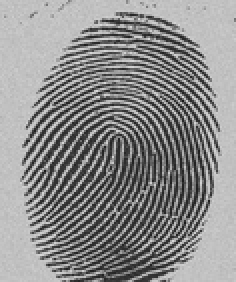
#> input picture Assignment4/input_data/fingerprint.jpg, 118 x 141 px, shrunk from 400 x 480 before the run, found by its file name (shown 2 times larger)
$ jupyter execute Assignment4.ipynb   (shell and % lines are left out)
#> lines starting #> are read from the running program, lines starting #| are printed output that depends on the picture; after the words box and inside, x2 and y2 are one past the last pixel; in counts of white or black regions, pixels touching at a corner belong together; long printed decimals are rounded
[cell 1]
import numpy as np
import cv2

from matplotlib import pyplot as plt

import scipy.ndimage.morphology as m
from sklearn.cluster import KMeans
from collections import Counter
from skimage.color import rgb2lab, deltaE_cie76

[cell 2]
def getColorSpaces(image):
    rgb = cv2.cvtColor(image,cv2.COLOR_RGB2BGR)
    gray = cv2.cvtColor(image,cv2.COLOR_RGB2GRAY)

    return rgb,gray

def getImageDimnesion(image):
    height,width = image.shape[:2]

    return height,width

def showImage(image,title,cmap):
    plt.imshow(image,cmap=cmap)
    plt.axis('off')
    plt.title(title)

def splitRGBChannels(image):
  red, green, blue= cv2.split(img)

  return red, green, blue

def getBinaryImage(gray):
    ret,thresh= cv2.threshold(gray,127,255,cv2.THRESH_BINARY)
    return thresh

def cropBorder(image,dx=20,dy=20):
    h,w=getImageDimnesion(image)
    im=image.copy()
    im = im[dy:h-dy,dx:w-dx]

    return im

## Question 1: Skeletonization

[cell 3]

def getSkeletonizedImage(binary):
    h1 = np.array([[0, 0, 0],[0, 1, 0],[1, 1, 1]])
    m1 = np.array([[1, 1, 1],[0, 0, 0],[0, 0, 0]])
    h2 = np.array([[0, 0, 0],[1, 1, 0],[0, 1, 0]])
    m2 = np.array([[0, 1, 1],[0, 0, 1],[0, 0, 0]])
    hit_list = []
    miss_list = []
    for k in range(4):
        hit_list.append(np.rot90(h1, k))
        hit_list.append(np.rot90(h2, k))
        miss_list.append(np.rot90(m1, k))
        miss_list.append(np.rot90(m2, k))
    binary = binary.copy()
    while True:
        last = binary
        for hit, miss in zip(hit_list, miss_list):
            hm = m.binary_hit_or_miss(binary, hit, miss)
            binary = np.logical_and(binary, np.logical_not(hm))
        if np.all(binary == last):
            break
    return binary

[cell 4]
#Kernel sized hit or miss status
def getHitMissStatus(binary_image,kernel):

    h,w = binary_image.shape
    for i in range(h):
        for j in range(w):
            if kernel[i,j]!=-1 and binary_image[i,j]!=kernel[i,j]:
                return False
    return True

def ConvolveHitMiss(binary_image,kernel):
    new_binary_image = binary_image.copy()
    h,w = new_binary_image.shape
    for i in range(1,h-1):
        for j in range(1,w-1):
            if getHitMissStatus(binary_image[i-1:i+2,j-1:j+2],kernel):
                new_binary_image[i,j] = 0
    return new_binary_image

def getSkeletonizedbinary_Custom(binary_image,threshold=1):
    S1 = np.array([
            [0,0,0],
            [-1,1,-1],
            [1,1,1]])
    S2 = np.array([
            [-1,0,0],
            [1,1,0],
            [-1,1,-1]])
    bin_binary_image = (binary_image < 127).astype(np.uint8)

    while True:
        new_binary_image = bin_binary_image
        for i in range(4):
            new_binary_image = ConvolveHitMiss(new_binary_image,S1)
            new_binary_image = ConvolveHitMiss(new_binary_image,S2)
            S1 = np.rot90(S1)
            S2 = np.rot90(S2)
        diff = np.mean(np.abs(new_binary_image-bin_binary_image))
        if diff <= threshold:
            break
        else:
            bin_binary_image = new_binary_image
    return new_binary_image

def getSkeletonizedbinary_Custom2(binary_image,threshold=1):
    S1 = np.array([
            [0,0,0],
            [-1,1,-1],
            [1,1,1]])
    S2 = np.array([
            [-1,0,0],
            [1,1,0],
            [-1,1,-1]])
    bin_binary_image = (binary_image < 127).astype(np.uint8)

    S1_list = []
    S2_list = []

    for k in range(4):
        S1_list.append(np.rot90(S1, k))
        S2_list.append(np.rot90(S2, k))

    while True:
        new_binary_image = bin_binary_image
        for s1,s2 in zip(S1_list,S2_list):
            new_binary_image = ConvolveHitMiss(new_binary_image,s1)
            new_binary_image = ConvolveHitMiss(new_binary_image,s2)

        diff = np.mean(np.abs(new_binary_image-bin_binary_image))
        print('Diff :',diff)
        if diff <= threshold:
            break
        else:
            bin_binary_image = new_binary_image
    return new_binary_image

[cell 5]
img_path= r'./input_data/fingerprint.jpg'
img = cv2.imread(img_path)
#> img is the input picture: shape (141, 118, 3); min 22, max 221, mean 140.2
rgb,gray=getColorSpaces(img)

plt.figure(figsize=(12, 12))

plt.subplot(3,2,1)
plt.axis('off')
plt.title('Original')
plt.imshow(gray,cmap='gray')

binary=getBinaryImage(gray)
#> in getBinaryImage, `ret,thresh= cv2.threshold(gray,127,255,cv2.THRESH_BINARY)`:
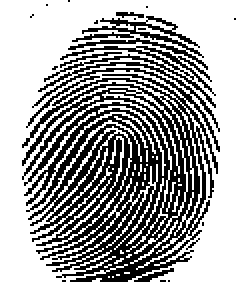
#> thresh: shape (141, 118) (shown 2 times larger); 61.5% white; black in thin lines or dots
img_not = cv2.bitwise_not(binary)
#> img_not: shape (141, 118); 38.5% white in thin lines or dots
skeliton = getSkeletonizedImage(img_not)
#> after the loop in getSkeletonizedImage, `while True:`:
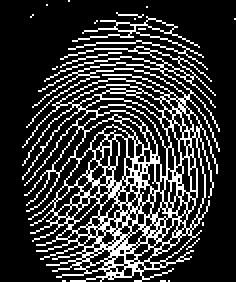
#> binary: shape (141, 118) bool (shown 2 times larger); 21.6% white in thin lines or dots
#> after the loop in getSkeletonizedImage, `while True:`: hm: shape (141, 118) bool; every value is 0

plt.subplot(3,2,2)
plt.axis('off')
plt.title('Skeleton Image')
plt.imshow(skeliton,cmap='gray')

skeleton_image = getSkeletonizedbinary_Custom2(gray)
#> in getSkeletonizedbinary_Custom2, `bin_binary_image = (binary_image < 127).astype(np.uint8)`: bin_binary_image: shape (141, 118); values 0 (black) and 1 (white), 38.2% white in thin lines or dots
#> the loop in getSkeletonizedbinary_Custom2, `while True:` made 3 passes
#> diff on passes 1 to 3: 37.76, 4.28, 0.552
#| Diff : 37.764
#| Diff : 4.276
#| Diff : 0.5517
#> pass 1, in ConvolveHitMiss (call 5), `new_binary_image = binary_image.copy()`:
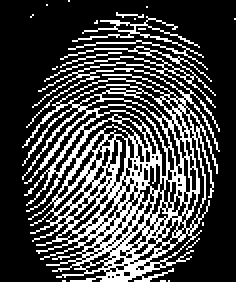
#> new_binary_image: shape (141, 118) (shown 2 times larger); values 0 (black) and 1 (white), 27.6% white in thin lines or dots
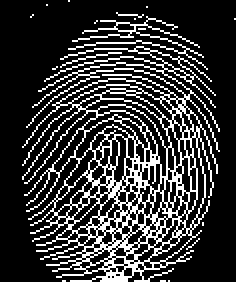
#> skeleton_image: shape (141, 118) (shown 2 times larger); values 0 (black) and 1 (white), 21.5% white in thin lines or dots

plt.subplot(3,2,4)
plt.axis('off')
plt.title('Skeleton Image-Custom')
plt.imshow(skeleton_image,cmap='gray')

[cell 6]
#https://stackoverflow.com/questions/50899692/most-dominant-color-in-rgb-image-opencv-numpy-python
def getTopColors(im,num_colors=6):
    #Get color frequnecies
    color, colorcnt = np.unique(im.reshape(-1, im.shape[2]), axis=0, return_counts=True);
    #Sort the occarnces in reverse order to get top n-indices
    indices=(-colorcnt).argsort()[:6]
#    print(indices)

    bg_color=color[indices[0]]
    top_colors=[]
    #Most dominant color is background color,which is not text, threfore remove this item from the list
    # and consider only top 5 colors
    for idx in indices[1:]:
        top_colors.append(color[idx])

    return np.array(top_colors),bg_color

[cell 7]
def getColoredText(im,color,bg_color):
    h,w = getImageDimnesion(img)
    mask = im.copy()

    for i in range(h):
        for j in range(w):
            if not np.array_equal(im[i,j,:],color):
                mask[i,j] = bg_color
    return  mask

[cell 8]
img_path=r'C:/SAI/IIIT/2019_Monsoon/DIP/Assignment4/input_data/fbpost.png'
img = cv2.imread(img_path)
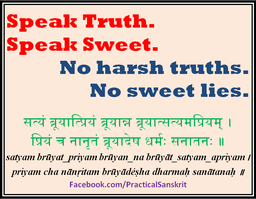
#> input picture Assignment4/input_data/fbpost.png, 256 x 199 px, shrunk from 871 x 678 before the run, found by its file name
#> img is the input picture: shape (199, 256, 3); mean B, G, R 185.5, 197.5, 216.3
img=cropBorder(img,20,20)
#> in cropBorder, `h,w=getImageDimnesion(image)`: h = 199; w = 256
#> in cropBorder, `im = im[dy:h-dy,dx:w-dx]`:
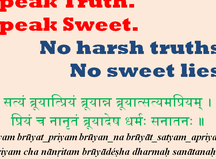
#> im: shape (159, 216, 3); mean B, G, R 192.1, 205.6, 223.6

rgb,gray=getColorSpaces(img)
#> in getColorSpaces (call 2), `gray = cv2.cvtColor(image,cv2.COLOR_RGB2GRAY)`:
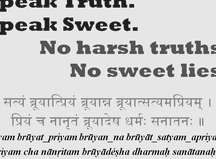
#> gray: shape (159, 216); min 0, max 255, mean 203.4

height,width=getImageDimnesion(img)
#> height = 159; width = 216

binary=getBinaryImage(gray)
#> in getBinaryImage (call 2), `ret,thresh= cv2.threshold(gray,127,255,cv2.THRESH_BINARY)`:
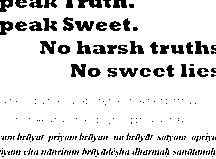
#> thresh: shape (159, 216); 87.5% white; 238 black regions (195 under 20 px), largest, box (x1, y1, x2, y2) and area: (71, 64, 86, 77) 141, (78, 0, 102, 8) 138, (40, 41, 56, 54) 129

plt.figure(figsize=(20, 20))

plt.subplot(3,2,1)
plt.axis('off')
plt.title('Original-Crop border')
plt.imshow(rgb)

[cell 9]
im=rgb.copy()
top_colors,bg_color=getTopColors(im)
#> in getTopColors, `color, colorcnt = np.unique(im.reshape(-1, im.shape[2]), axis=0, retur..`: colorcnt = 3691 values, max 17548 at index 3001, min 1 at index 1, mean 9.3
#> in getTopColors, `indices=(-colorcnt).argsort()[:6]`: indices = [3001, 3401, 2861, 2864, 2797, 2998]
#> in getTopColors, `bg_color=color[indices[0]]`: bg_color = [253, 233, 217]
#> the loop in getTopColors, `for idx in indices[1:]:` made 5 passes
#> idx on passes 1 to 5: 3401, 2861, 2864, 2797, 2998
#> after the loop in getTopColors, `for idx in indices[1:]:`: top_colors = [[255, 0, 0], [252, 232, 216], [252, 233, 217], [250, 232, 215], [253, 232, 216]]
#> bg_color = [253, 233, 217]
#print(top_colors)

text_images = []
for color in top_colors:
    mask=getColoredText(im,color,bg_color)
    text_images.append(mask)
#> this loop made 5 passes
#> pass 1, `mask=getColoredText(im,color,bg_color)`:
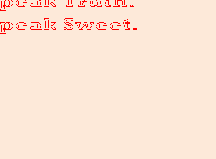
#> mask: shape (159, 216, 3); mean R, G, B 253, 229.2, 213.4
#> after the loop, text_images = 5 items

for img in text_images:
    plt.figure()
    plt.axis('off')
    plt.imshow(img)
#> this loop made 5 passes
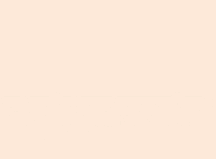
#> shown: shape (159, 216, 3); mean R, G, B 253, 233, 217
